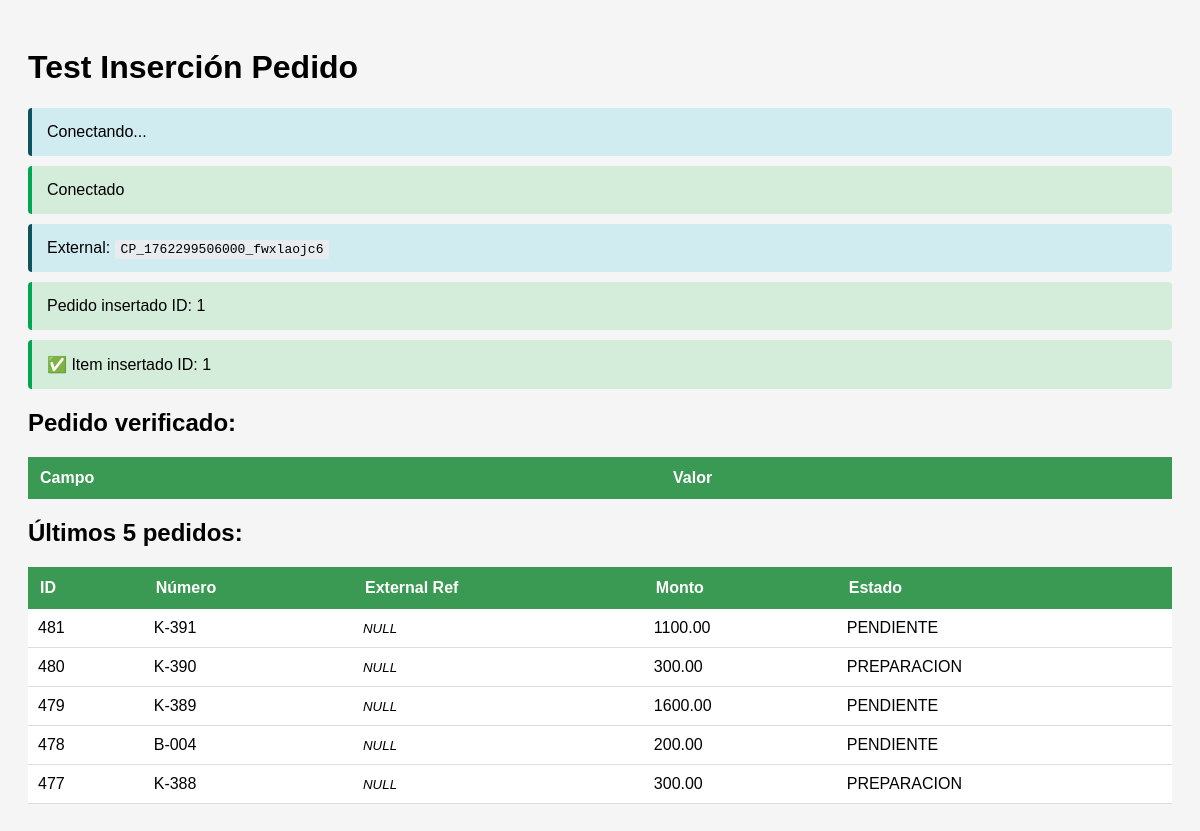
The app's page /backend-checkoutpro/api/test_insert_pedido.php with its own data.
### tables this page shows
CREATE TABLE IF NOT EXISTS `pedidos` (
  `id_pedido` smallint(6) NOT NULL AUTO_INCREMENT,
  `numero_pedido` varchar(20) NOT NULL,
  `external_reference` varchar(50) DEFAULT NULL,
  `id_punto_venta` tinyint(4) DEFAULT NULL,
  `metodo_pago` enum('EFECTIVO','VIRTUAL') NOT NULL,
  `monto_total` decimal(10,2) NOT NULL,
  `estado` enum('LISTO','PREPARACION','PENDIENTE','ENTREGADO','CANCELADO') DEFAULT 'PENDIENTE',
  `creado_en` datetime NOT NULL DEFAULT current_timestamp(),
  `actualizado_en` datetime NOT NULL DEFAULT current_timestamp() ON UPDATE current_timestamp(),
  `es_reserva` tinyint(1) NOT NULL DEFAULT 0,
  `id_horario` int(11) DEFAULT NULL,
  PRIMARY KEY (`id_pedido`),
  KEY `id_punto_venta` (`id_punto_venta`),
  KEY `fk_horarios` (`id_horario`),
  KEY `idx_external_reference` (`external_reference`),
  CONSTRAINT `fk_horarios` FOREIGN KEY (`id_horario`) REFERENCES `horarios` (`id`) ON DELETE NO ACTION ON UPDATE NO ACTION,
  CONSTRAINT `pedidos_ibfk_1` FOREIGN KEY (`id_punto_venta`) REFERENCES `puntos_venta` (`id_punto_venta`)
);

### backend-checkoutpro/api/test_insert_pedido.php (the view, shortened to what this page needs)
<!DOCTYPE html>
<html>
<head>
</head>
<body>
<h1>Test Inserción Pedido</h1>
<?php
try {
    echo "<div class='info'>Conectando...</div>";
    $pdo = new PDO('mysql:host=192.168.101.93;dbname=bg02;charset=utf8','BG02','St2025#QkcwMg',[PDO::ATTR_ERRMODE=>PDO::ERRMODE_EXCEPTION]);
    echo "<div class='success'> Conectado</div>";
    $ts = round(microtime(true)*1000);
    $rnd = substr(str_shuffle('abcdefghijklmnopqrstuvwxyz0123456789'),0,9);
    $ext = "CP_{$ts}_{$rnd}";
    echo "<div class='info'>External: <code>$ext</code></div>";
    $id = $pdo->lastInsertId();
    echo "<div class='success'> Pedido insertado ID: $id</div>";
    echo "<div class='success'>✅ Item insertado ID: ".$pdo->lastInsertId()."</div>";
    echo "<h2>Pedido verificado:</h2><table><tr><th>Campo</th><th>Valor</th></tr>";
    echo "</table>";
    $last = $pdo->query("SELECT id_pedido,numero_pedido,external_reference,monto_total,estado FROM pedidos ORDER BY id_pedido DESC LIMIT 5");
    echo "<h2>Últimos 5 pedidos:</h2><table><tr><th>ID</th><th>Número</th><th>External Ref</th><th>Monto</th><th>Estado</th></tr>";
    while($r=$last->fetch(PDO::FETCH_ASSOC)){
        $bg=($r['id_pedido']==$id)?'background:#d4edda':'';
        $ex=$r['external_reference']??'<i>NULL</i>';
        echo "<tr style='$bg'><td>$r[id_pedido]</td><td>$r[numero_pedido]</td><td><small>$ex</small></td><td>$r[monto_total]</td><td>$r[estado]</td></tr>";
    }
    echo "</table>";
}catch(Exception $e){
    echo "<div class='error'> Error: ".htmlspecialchars($e->getMessage())."</div>";
}
?>
</body>
</html>

### backend-checkoutpro/api/test_insert_pedido.php (style rules this page uses)
body { font-family:Arial;padding:20px;background:#f5f5f5 }
.success { background:#d4edda;padding:15px;margin:10px 0;border-radius:4px;border-left:4px solid #00a650 }
.info { background:#d1ecf1;padding:15px;margin:10px 0;border-radius:4px;border-left:4px solid #0c5460 }
table { width:100%;border-collapse:collapse;background:white;margin:10px 0 }
th { background:#3A9A53;color:white;padding:12px;text-align:left }
td { padding:10px;border-bottom:1px solid #ddd }
code { background:#e9ecef;padding:2px 6px;border-radius:3px }

### records on screen
pedidos: id_pedido "481", numero_pedido "K-391", external_reference "NULL", monto_total "1100.00", estado "PENDIENTE"
pedidos: id_pedido "480", numero_pedido "K-390", external_reference "NULL", monto_total "300.00", estado "PREPARACION"
pedidos: id_pedido "479", numero_pedido "K-389", external_reference "NULL", monto_total "1600.00", estado "PENDIENTE"
pedidos: id_pedido "478", numero_pedido "B-004", external_reference "NULL", monto_total "200.00", estado "PENDIENTE"
pedidos: id_pedido "477", numero_pedido "K-388", external_reference "NULL", monto_total "300.00", estado "PREPARACION"

### other values on screen
$id "1"
$pdo->lastInsertId() "1"
